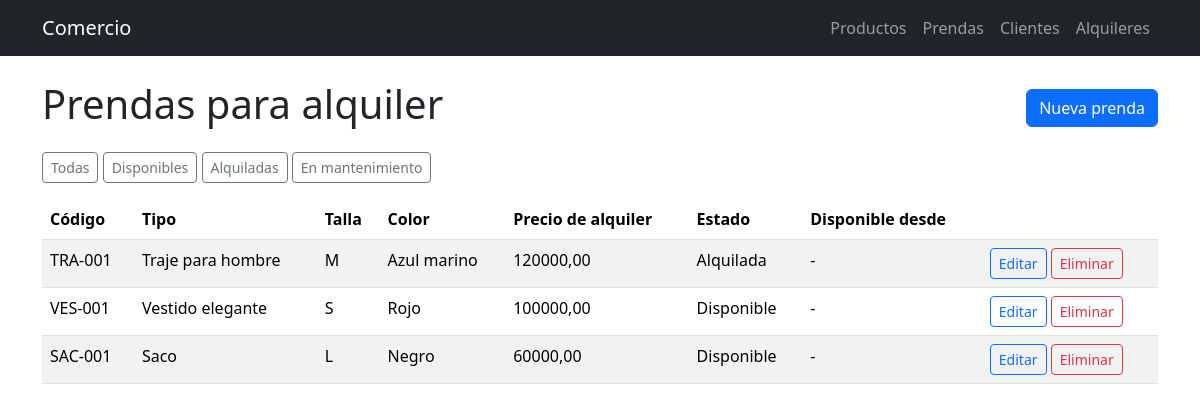
Page /prendas/ on the committed database.
### gestion/models.py (models this page shows, shortened)
class Prenda(models.Model):
    class Estado(models.TextChoices):
        DISPONIBLE = "disponible", "Disponible"
        ALQUILADA = "alquilada", "Alquilada"
        MANTENIMIENTO = "mantenimiento", "En mantenimiento"
    codigo = models.CharField("código", max_length=20, unique=True)
    tipo = models.CharField("tipo de prenda", max_length=50)
    descripcion = models.TextField("descripción", blank=True)
    talla = models.CharField(max_length=10)
    color = models.CharField(max_length=30)
    precio_alquiler = models.DecimalField(
        "precio de alquiler", max_digits=10, decimal_places=2
    )
    estado = models.CharField(
        max_length=20, choices=Estado.choices, default=Estado.DISPONIBLE
    )
    fecha_disponibilidad = models.DateField(
        "fecha de disponibilidad", null=True, blank=True
    )
    class Meta:
        verbose_name = "prenda"

### gestion/views.py (the view)
# urls.py: path("prendas/", views.PrendaListView.as_view(), name="prenda_lista"),
class PrendaListView(generic.ListView):
    model = Prenda
    template_name = "gestion/prenda_lista.html"
    def get_queryset(self):
        qs = super().get_queryset()
        estado = self.request.GET.get("estado")
        if estado:
            qs = qs.filter(estado=estado)
        return qs

### gestion/templates/gestion/prenda_lista.html (shortened to what this page needs)
{% extends "gestion/base.html" %}
{% block contenido %}
<div class="d-flex justify-content-between align-items-center mb-3">
  <h1>Prendas para alquiler</h1>
  <a href="{% url 'prenda_crear' %}" class="btn btn-primary">Nueva prenda</a>
</div>
<p>
  <a href="{% url 'prenda_lista' %}" class="btn btn-sm btn-outline-secondary">Todas</a>
  <a href="?estado=disponible" class="btn btn-sm btn-outline-secondary">Disponibles</a>
  <a href="?estado=alquilada" class="btn btn-sm btn-outline-secondary">Alquiladas</a>
  <a href="?estado=mantenimiento" class="btn btn-sm btn-outline-secondary">En mantenimiento</a>
</p>
<table class="table table-striped">
  <thead>
    <tr>
      <th>Código</th>
      <th>Tipo</th>
      <th>Talla</th>
      <th>Color</th>
      <th>Precio de alquiler</th>
      <th>Estado</th>
      <th>Disponible desde</th>
      <th></th>
    </tr>
  </thead>
  <tbody>
    {% for prenda in object_list %}
    <tr>
      <td>{{ prenda.codigo }}</td>
      <td>{{ prenda.tipo }}</td>
      <td>{{ prenda.talla }}</td>
      <td>{{ prenda.color }}</td>
      <td>{{ prenda.precio_alquiler }}</td>
      <td>{{ prenda.get_estado_display }}</td>
      <td>{{ prenda.fecha_disponibilidad|default:"-" }}</td>
      <td>
        <a href="{% url 'prenda_editar' prenda.pk %}" class="btn btn-sm btn-outline-primary">Editar</a>
        <a href="{% url 'prenda_eliminar' prenda.pk %}" class="btn btn-sm btn-outline-danger">Eliminar</a>
      </td>
    </tr>
    {% empty %}
    <tr><td colspan="8">No hay prendas registradas.</td></tr>
    {% endfor %}
  </tbody>
</table>
{% endblock %}

### rows in the picture
Prenda: codigo "TRA-001", tipo "Traje para hombre", talla "M", color "Azul marino", precio_alquiler "120000,00", estado "Alquilada", fecha_disponibilidad "-"
Prenda: codigo "VES-001", tipo "Vestido elegante", talla "S", color "Rojo", precio_alquiler "100000,00", estado "Disponible", fecha_disponibilidad "-"
Prenda: codigo "SAC-001", tipo "Saco", talla "L", color "Negro", precio_alquiler "60000,00", estado "Disponible", fecha_disponibilidad "-"
